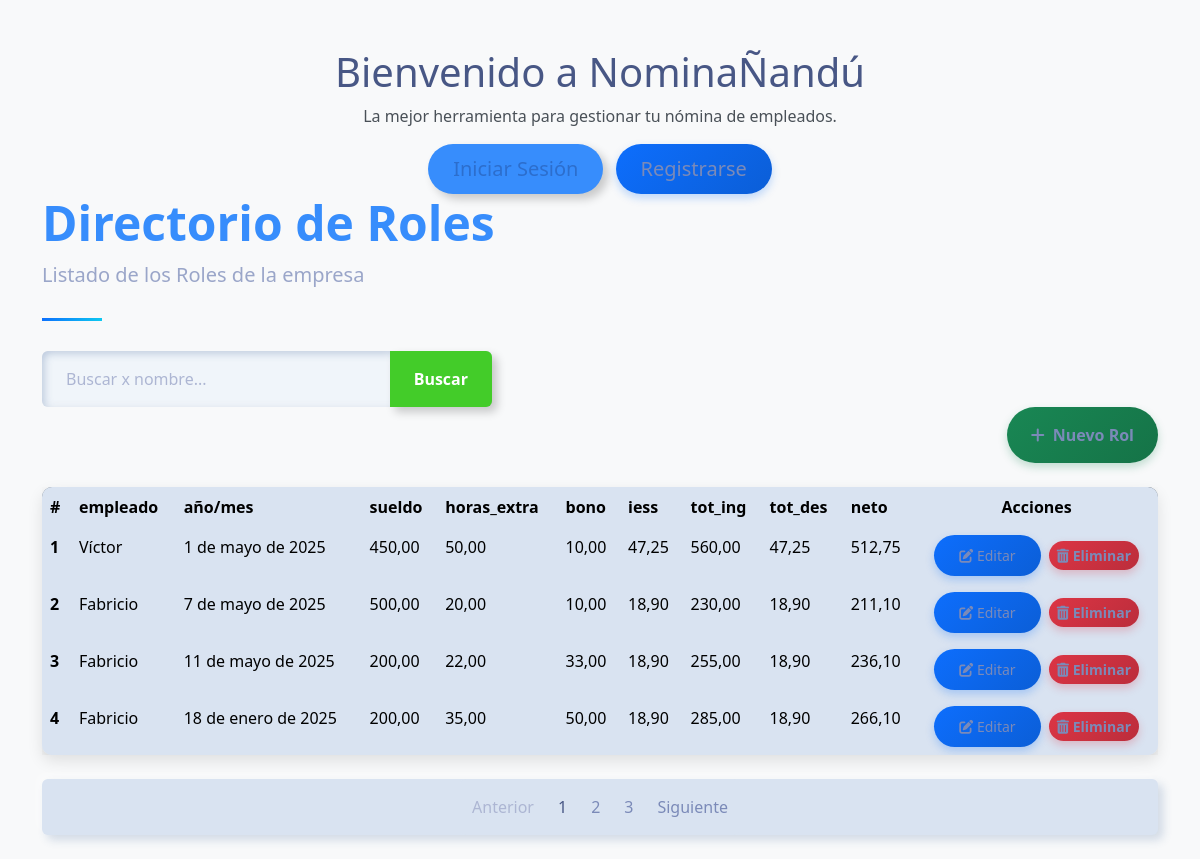
Page /clinic/rol_list/ on the committed database.
### core/models.py (models this page shows, shortened)
class Rol(models.Model):
    empleado = models.ForeignKey('Empleado', on_delete=models.CASCADE)
    sueldo = models.DecimalField(max_digits=10, decimal_places=2, editable=False)
    aniomes = models.DateField()
    horas_extra = models.DecimalField(max_digits=10, decimal_places=2, default=0)
    bono = models.DecimalField(max_digits=10, decimal_places=2, default=0)
    iess = models.DecimalField(max_digits=10, decimal_places=2, default=0)
    tot_ing = models.DecimalField(max_digits=10, decimal_places=2, default=0)
    tot_des = models.DecimalField(max_digits=10, decimal_places=2, default=0)
    neto = models.DecimalField(max_digits=10, decimal_places=2, default=0)

class Empleado(models.Model):
    SEXO_CHOICES = [
        ('M', 'Masculino'),
        ('F', 'Femenino'),
    ]
    nombre = models.CharField(max_length=100)
    cedula = models.CharField(max_length=20, unique=True)
    direccion = models.TextField()
    sexo = models.CharField(max_length=1, choices=SEXO_CHOICES)
    sueldo = models.DecimalField(max_digits=10, decimal_places=2)
    cargo = models.ForeignKey(Cargo, on_delete=models.CASCADE)
    departamento = models.ForeignKey(Departamento, on_delete=models.CASCADE)
    tipo_contrato = models.ForeignKey(TipoContrato, on_delete=models.CASCADE)
    def __str__(self):
        return self.nombre

### core/views.py (the view)
# urls.py: path('rol_list/',views.Rol_list, name='rol_list'),
def Rol_list(request):
    roles = Rol.objects.all().select_related('empleado')  # Optimización de consultas
    query = request.GET.get('q')
    if query:
        roles = roles.filter(
            Q(empleado__nombre__icontains=query) |
            Q(empleado__cedula__icontains=query) |
            Q(aniomes__icontains=query)
        )
    context = {
        'Rol': roles,
        'title': 'Listado de roles',
        'query': query  # Para mantener el término de búsqueda en el template
    }
    return render(request, 'Rol/list.html', context)

### template/Rol/list.html (shortened to what this page needs)
{% extends "home.html" %}
{% block content %}
    <div class="container">
        <header class="page-header">
            <h1 class="display-5 fw-bold text-primary">
              Directorio de Roles
            </h1>
            <p class="lead text-muted">Listado de los Roles de la empresa</p>
        </header>
        <form action="" style="max-width: 450px;">
            <div class="input-group">
                <input type="text" class="form-control" placeholder="Buscar x nombre..." name="q" value="{{ request.GET.q }}">
                <button class="btn btn-outline-success" data-bs-toggle="tooltip" data-bs-title="Escriba parte del apellido y click en buscar">
                    Buscar
                </button>
            </div>
        </form>
        <div class="d-flex justify-content-end mb-4">
            <a class="btn btn-success"  href={% url 'core:rol_crear' %}>
                <i class="fas fa-plus me-2"></i>Nuevo Rol
        </div>
        <div class="card mb-4">
            <div class="card-body p-0">
                <div class="table-responsive">
                    <table class="table table-hover mb-0">
                        <thead>
                            <tr>
                                <th scope="col">#</th>
                                <th scope="col">empleado</th>
                                <th scope="col">año/mes</th>
                                <th scope="col">sueldo</th>
                                <th scope="col">horas_extra</th>
                                <th scope="col">bono</th>
                                <th scope="col">iess</th>
                                <th scope="col">tot_ing</th>
                                <th scope="col">tot_des</th>
                                <th scope="col">neto</th>
                                <th scope="col" class="text-center">Acciones</th>
                            </tr>
                        </thead>
                        <tbody>
                           {% for Roles in Rol %}
                            <tr>
                                <th scope="row">{{Roles.id}}</th>
                                <td>{{Roles.empleado}}</td>
                                <td>{{Roles.aniomes}}</td>
                                <td>{{Roles.sueldo}}</td>
                                <td>{{Roles.horas_extra}}</td>
                                <td>{{Roles.bono}}</td>
                                <td>{{Roles.iess}}</td>
                                <td>{{Roles.tot_ing}}</td>
                                <td>{{Roles.tot_des}}</td>
                                <td>{{Roles.neto}}</td>
                                <td class="text-center">
                                    <a href={% url 'core:rol_update' Roles.id %} class="btn btn-sm btn-primary me-1">
                                        <i class="fas fa-edit"></i> Editar
                                    </a>
                                    <a  href={% url 'core:rol_eliminar' Roles.id %} class="btn btn-sm btn-danger">
                                        <i class="fas fa-trash-alt"></i> Eliminar
                                    </a>
                                </td>
                            </tr>
                           {% endfor %}
                        </tbody>
                    </table>
                </div>
            </div>
        </div>
        <nav aria-label="Page navigation" class="mb-4">
            <ul class="pagination justify-content-center">
                <li class="page-item disabled">
                    <a class="page-link" href="#" tabindex="-1" aria-disabled="true">Anterior</a>
                </li>
                <li class="page-item active"><a class="page-link" href="#">1</a></li>
                <li class="page-item"><a class="page-link" href="#">2</a></li>
                <li class="page-item"><a class="page-link" href="#">3</a></li>
                <li class="page-item">
                    <a class="page-link" href="#">Siguiente</a>
                </li>
            </ul>
        </nav>
    </div>
{% endblock %}

### template/home.html (style rules this page uses)
:root { --primary-color: #2c6ecd; --secondary-color: #19b3b3; --accent-color: #f8f9fa; --dark-color: #212529; --text-color: #495057; }
body { font-family: 'Poppins', sans-serif; color: var(--text-color); overflow-x: hidden; }
.btn-primary { background-color: var(--primary-color); border-color: var(--primary-color); padding: 10px 25px; border-radius: 50px; font-weight: 500; transition: all 0.3s ease; }

### template/Rol/list.html (style rules this page uses)
body { background-color: #f8f9fa; font-family: 'Segoe UI', Tahoma, Geneva, Verdana, sans-serif; }
.card { border-radius: 10px; box-shadow: 0 6px 15px rgba(0,0,0,0.1); transition: transform 0.3s, box-shadow 0.3s; }
.btn-primary { background: linear-gradient(135deg, #0d6efd, #0b5ed7); border: none; box-shadow: 0 4px 8px rgba(13, 110, 253, 0.25); transition: all 0.3s; }
.btn-success { background: linear-gradient(135deg, #198754, #157347); border: none; box-shadow: 0 4px 8px rgba(25, 135, 84, 0.25); transition: all 0.3s; }
.btn-danger { background: linear-gradient(135deg, #dc3545, #bb2d3b); border: none; box-shadow: 0 4px 8px rgba(220, 53, 69, 0.25); transition: all 0.3s; }
.table { border-radius: 10px; overflow: hidden; box-shadow: 0 5px 15px rgba(0,0,0,0.08); }
.table thead { background: linear-gradient(135deg, #6c757d, #495057); color: white; }
.table tbody tr { transition: background-color 0.3s; }
.page-header { position: relative; margin-bottom: 30px; padding-bottom: 15px; }
.page-header:after { content: ''; position: absolute; bottom: 0; left: 0; width: 60px; height: 3px; background: linear-gradient(135deg, #0d6efd, #0dcaf0); }

### rows in the picture
Rol: id "1", empleado "Víctor", aniomes "1 de mayo de 2025", sueldo "450,00", horas_extra "50,00", bono "10,00", iess "47,25", tot_ing "560,00", tot_des "47,25", neto "512,75"
Rol: id "2", empleado "Fabricio", aniomes "7 de mayo de 2025", sueldo "500,00", horas_extra "20,00", bono "10,00", iess "18,90", tot_ing "230,00", tot_des "18,90", neto "211,10"
Rol: id "3", empleado "Fabricio", aniomes "11 de mayo de 2025", sueldo "200,00", horas_extra "22,00", bono "33,00", iess "18,90", tot_ing "255,00", tot_des "18,90", neto "236,10"
Rol: id "4", empleado "Fabricio", aniomes "18 de enero de 2025", sueldo "200,00", horas_extra "35,00", bono "50,00", iess "18,90", tot_ing "285,00", tot_des "18,90", neto "266,10"
